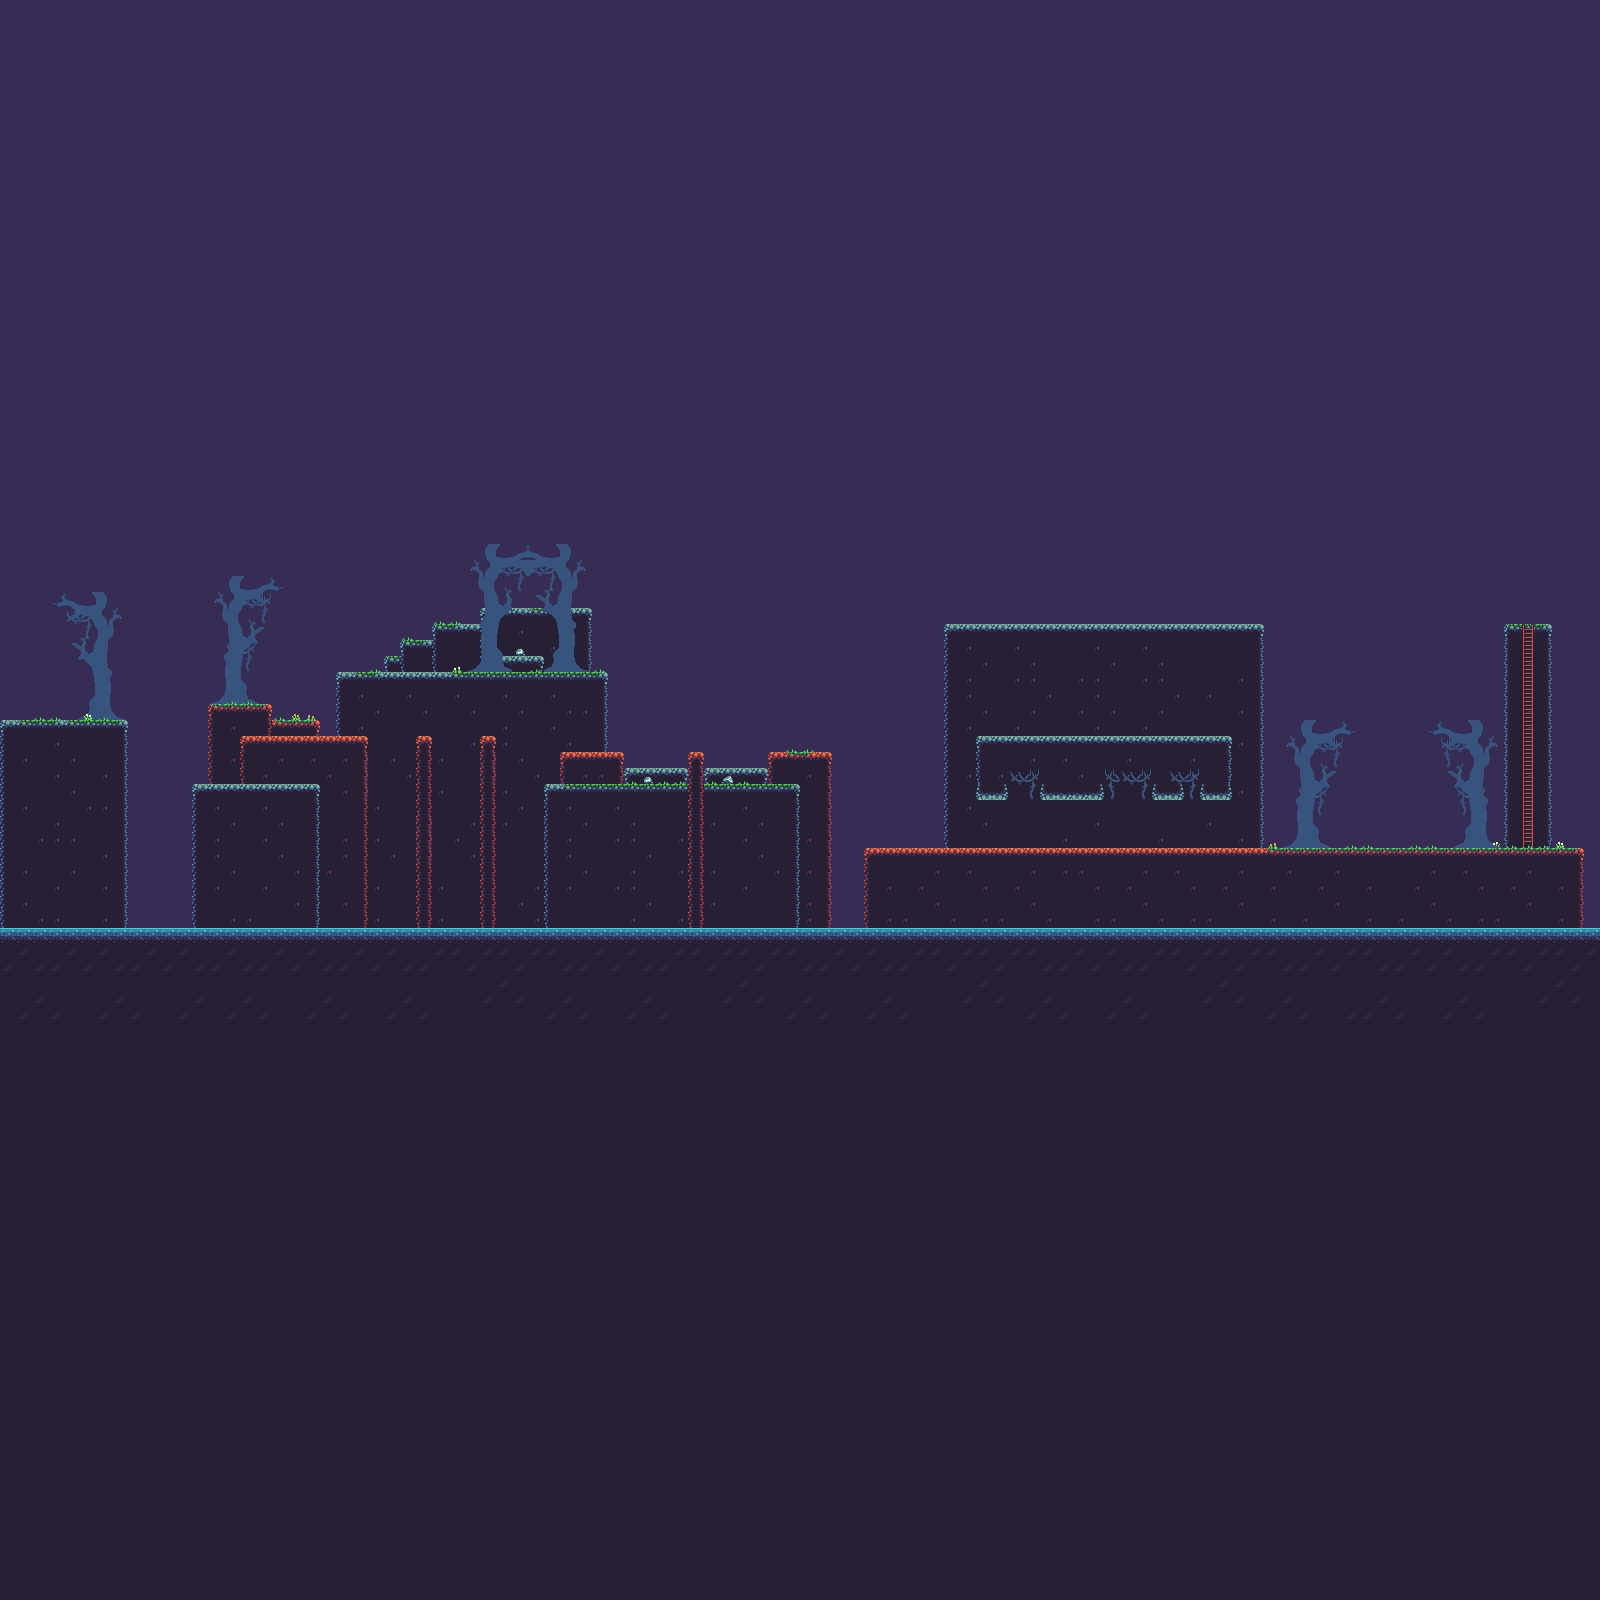

A level layout from a 2D game, rendered from its tile map. Below: a short description, then the map file with tile-grid data replaced by summaries:
An orthogonal 100x100 tile map with 16x16 px tiles, 3 tile layers (Background Layer, Middle Layer, Default Layer).

<map version="1.0" tiledversion="1.0.3" orientation="orthogonal" renderorder="right-down" width="100" height="100" tilewidth="16" tileheight="16" nextobjectid="1">
 <tileset firstgid="1" source="Midterm Tileset.tsx" />
 <layer name="Background Layer" width="100" height="100">
  <data>[10000 cells, 10000 non-empty, 4 distinct tile ids]</data>
 </layer>
 <layer name="Middle Layer" width="100" height="100">
  <data>[10000 cells, 799 non-empty, 66 distinct tile ids]</data>
 </layer>
 <layer name="Default Layer" width="100" height="100">
  <data>[10000 cells, 1382 non-empty, 75 distinct tile ids]</data>
 </layer>
</map>
